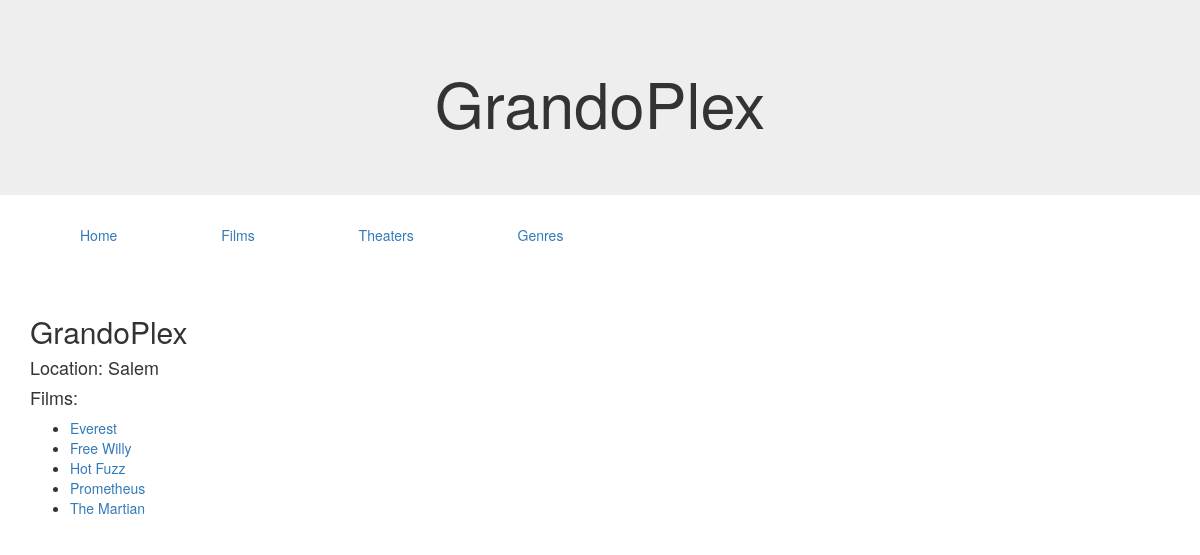
/theaters/1, run on the app's committed database.
### films/models.py (models this page shows, shortened)
class Theater(models.Model):
    name = models.CharField(max_length=100, blank=True, default='')
    location = models.CharField(max_length=200, blank=True, default='')
    films = models.ManyToManyField(Film)
    owner = models.ForeignKey(
        'auth.User',
        related_name='theaters',
        on_delete=models.CASCADE,
        null=True
    )
    class Meta:
        ordering = ('name',)

class Film(models.Model):
    title = models.CharField(max_length=100, blank=True, default='')
    year_prod = models.IntegerField()
    genre = models.ForeignKey(Genre, on_delete=models.CASCADE)
    img_url = models.CharField(max_length=150, blank=True, default='')
    owner = models.ForeignKey(
        'auth.User',
        related_name='films',
        on_delete=models.CASCADE,
        null=True
    )
    class Meta:
        ordering = ('title',)

### films/views.py (the view)
# urls.py: url(r'^theaters/(?P<pk>[0-9]+)$', views.theater_detail, name='theater'),
def theater_detail(request, pk):
    theater = Theater.objects.get(pk=pk)
    films = theater.films
    return render(request, 'films/theater_detail.html', {'theater': theater, 'films': films})

### films/templates/films/theater_detail.html (shortened to what this page needs)
{% extends "layout.html" %}
{% block jumbotron %}
<div class="jumbotron">
    <h1>{{ theater.name }}</h1>
</div>
{% endblock %}
{% block content %}
    <h2>{{ theater.name}}</h2>
    <h4>Location: {{ theater.location }}</h4>
    <h4>Films: </h4>
        <ul>
          {% for film in theater.films.all %}
              <li><a href="{% url 'film' pk=film.pk %}">{{ film.title }}</a></li>
          {% endfor %}
        </ul>
{% endblock %}

### assets/css/layout.css (style rules this page uses)
.jumbotron { text-align: center; }

### data on the page
Theater: name "GrandoPlex", location "Salem"
Film: title "Everest"
Film: title "Free Willy"
Film: title "Hot Fuzz"
Film: title "Prometheus"
Film: title "The Martian"
